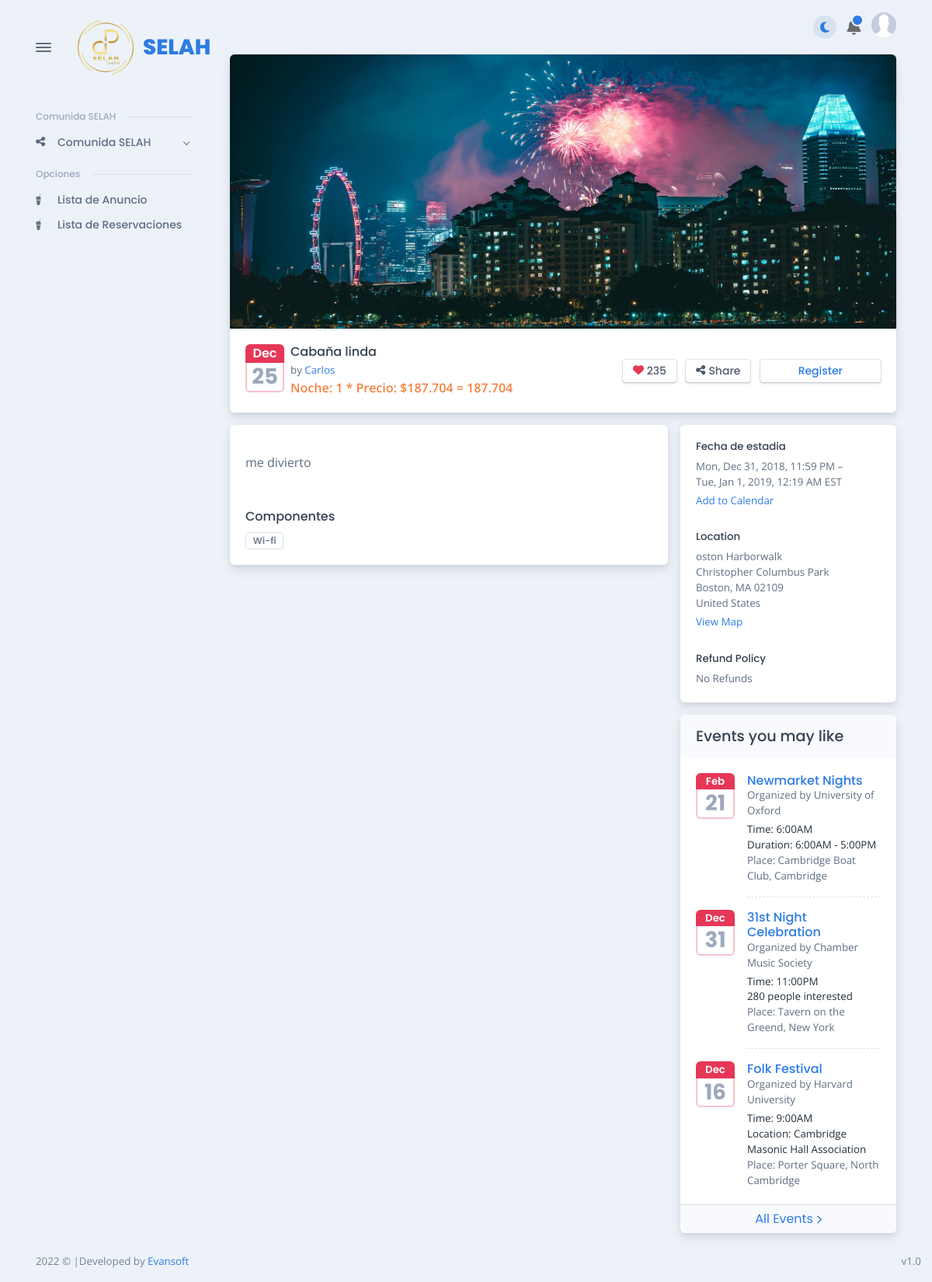
The page /reservation/Details_Reservation/6/ on the database its author committed.
### reservation/models.py (models this page shows, shortened)
class Reservation(models.Model):
	date_enter = models.CharField(max_length = 12)
	date_exit = models.CharField(max_length = 12)
	user_email = models.EmailField()
	propertys = models.ForeignKey(Property, on_delete = models.CASCADE)
	propietrio = models.ForeignKey(User, on_delete = models.CASCADE,null = True, blank = True)
	boys = models.IntegerField()
	adult = models.IntegerField()
	price = models.IntegerField()
	hour_input = models.CharField(max_length = 20)
	note = models.TextField()
	days = models.IntegerField(default = 1)
	status = models.CharField(max_length = 45, default="En espera")
	limpieza = models.IntegerField(default = 0,null=True,blank=True)
	money_returned = models.IntegerField(default = 0)
	name_user = models.CharField(max_length = 50, null=True,blank=True)
	cancelled = models.BooleanField(default = False)
	def Total_Payment(self):
		return Thousands_Separator(self.days * self.price)
	def Price(self):
		return Thousands_Separator(self.price)

### property/models.py (models this page shows, shortened)
class Property(models.Model):
	space = models.ForeignKey(Space, on_delete = models.CASCADE, null = True, blank=True,related_name='space')
	title = models.CharField(max_length = 150, null = True, blank=True)
	hosting_space = models.ForeignKey(Hosting_Space, on_delete = models.CASCADE, null = True, blank=True,related_name='hosting_space')
	street = models.CharField(max_length = 150, null = True, blank=True)
	street_optional = models.CharField(max_length = 150, null = True, blank=True)
	city = models.CharField(max_length = 150, null = True, blank=True)
	departament = models.CharField(max_length = 150, null = True, blank=True)
	country = models.CharField(max_length = 150, null = True, blank=True)
	tag_description = models.ForeignKey(Tag_Description, on_delete = models.CASCADE, null = True, blank=True,related_name='tag_description')
	description = models.TextField(default="")
	price = models.FloatField(default=0)
	extras = models.ForeignKey(Extras,on_delete=models.CASCADE, null = True, blank=True,related_name='extras')
	complete = models.BooleanField(default = False)
	discoun = models.FloatField(default = 0)
	user = models.ForeignKey(User, on_delete = models.CASCADE,  null = True, blank=True,related_name='User')
	available = models.BooleanField(default = False)
	postcode = models.CharField(max_length = 10,null = True, blank=True)
	price_clean = models.IntegerField(default = 0)
	price_entrada = models.IntegerField(default = 0)
	btn_clean = models.BooleanField(default = False)
	cod_ref = models.IntegerField(default = 0)

### user/models.py (models this page shows, shortened)
class User(models.Model):
	first_name = models.CharField(max_length=30, blank = True)
	second_name = models.CharField(max_length=30, blank=True)
	last_name = models.CharField(max_length= 30, blank = True)
	last_second_name = models.CharField(max_length=30,blank=True)
	email = models.EmailField(unique=True)
	code_area = models.CharField(max_length= 5, blank = True)
	phone = models.CharField(max_length= 20, unique=True)
	user = models.CharField(max_length=50)
	pswd = models.CharField(max_length = 50)
	img_profile = models.ImageField(upload_to = "Img_Profile",default = "Img_Profile/without.jpg", blank = True)
	img_cover = models.ImageField(upload_to = "Img_Cover",default = "Img_Cover/cover.jpg", blank = True)
	description = models.TextField(blank = True)
	disable = models.BooleanField(default = False)
	active = models.BooleanField(default = False)
	verified = models.BooleanField(default = False)
	type_user = models.IntegerField(default = 2)

### reservation/views.py (the view)
# urls.py: url(r'^Details_Reservation/(\d)/$',Details_Reservation,name="Details_Reservation"),
def Details_Reservation(request,pk):
	reservation = Reservation.objects.get(pk = pk)
	inf_1 = Information.objects.get(propertys=reservation.propertys)
	inf_2 = Infomation_addtional.objects.get(propertys=reservation.propertys)
	return render(request,'reservation/details.html',{'r':reservation,'i1':inf_1,'i2':inf_2})

### from_number_to_letters.py (called while the page is built)
def Thousands_Separator(number):
    return "{:,}".format(number).replace(',','~').replace('.',',').replace('~','.')

### template/reservation/details.html (shortened to what this page needs)
{% extends '../base.html' %}
{% load static %}
{% block content %}
<div class="card mb-3">
	<img class="card-img-top" src="{% static 'assets/img/generic/13.jpg' %}" alt="" />
	<div class="card-body">
	  <div class="row justify-content-between align-items-center">
	    <div class="col">
	      <div class="d-flex">
	        <div class="calendar me-2"><span class="calendar-month">Dec</span><span class="calendar-day">25 </span></div>
	        <div class="flex-1 fs--1">
	          <h5 class="fs-0">{{r.propertys.title}}</h5>
	          <p class="mb-0">by <a href="#!">{{r.propietrio.first_name}}</a></p><span class="fs-0 text-warning fw-semi-bold">Noche: {{r.days}} * Precio: ${{r.Price}} = {{r.Total_Payment}}</span>
	        </div>
	      </div>
	    </div>
	    <div class="col-md-auto mt-4 mt-md-0">
	      <button class="btn btn-falcon-default btn-sm me-2" type="button"><span class="fas fa-heart text-danger me-1"></span>235</button>
	      <button class="btn btn-falcon-default btn-sm me-2" type="button"><span class="fas fa-share-alt me-1"></span>Share</button>
	      <button class="btn btn-falcon-primary btn-sm px-4 px-sm-5" type="button">Register</button>
	    </div>
	  </div>
	</div>
  </div>
  <div class="row g-0">
    <div class="col-lg-8 pe-lg-2">
      <div class="card mb-3 mb-lg-0">
        <div class="card-body">
          <p>{{r.propertys.description}}</p>
          <h5 class="fs-0 mt-5 mb-2">Componentes</h5>
          {% if i1.wifi %}
          	<a class="badge border link-secondary me-1 text-decoration-none" href="javascript:void(0);">Wi-fi</a>
          {% endif %}
        </div>
      </div>
    </div>
    <div class="col-lg-4 ps-lg-2">
      <div class="sticky-sidebar">
        <div class="card mb-3 fs--1">
          <div class="card-body">
            <h6>Fecha de estadia</h6>
            <p class="mb-1">Mon, Dec 31, 2018, 11:59 PM – <br />Tue, Jan 1, 2019, 12:19 AM EST</p>
            <a href="#!">Add to Calendar</a>
            <h6 class="mt-4">Location</h6>
            <div class="mb-1">
            	oston Harborwalk<br />Christopher Columbus Park<br />Boston, MA 02109<br />United States
            </div>
            <a href="#view-map">View Map</a>
            <h6 class="mt-4">Refund Policy</h6>
            <p class="fs--1 mb-0">No Refunds</p>
          </div>
        </div>
        <div class="card mb-3 mb-lg-0">
          <div class="card-header bg-light">
            <h5 class="mb-0">Events you may like</h5>
          </div>
          <div class="card-body fs--1">
            <div class="d-flex btn-reveal-trigger">
              <div class="calendar"><span class="calendar-month">Feb</span><span class="calendar-day">21</span></div>
              <div class="flex-1 position-relative ps-3">
                <h6 class="fs-0 mb-0"><a href="../../app/events/event-detail.html">Newmarket Nights</a></h6>
                <p class="mb-1">Organized by <a href="#!" class="text-700">University of Oxford</a></p>
                <p class="text-1000 mb-0">Time: 6:00AM</p>
                <p class="text-1000 mb-0">Duration: 6:00AM - 5:00PM</p>Place: Cambridge Boat Club, Cambridge
                <div class="border-dashed-bottom my-3"></div>
              </div>
            </div>
            <div class="d-flex btn-reveal-trigger">
              <div class="calendar"><span class="calendar-month">Dec</span><span class="calendar-day">31</span></div>
              <div class="flex-1 position-relative ps-3">
                <h6 class="fs-0 mb-0"><a href="../../app/events/event-detail.html">31st Night Celebration</a></h6>
                <p class="mb-1">Organized by <a href="#!" class="text-700">Chamber Music Society</a></p>
                <p class="text-1000 mb-0">Time: 11:00PM</p>
                <p class="text-1000 mb-0">280 people interested</p>Place: Tavern on the Greend, New York
                <div class="border-dashed-bottom my-3"></div>
              </div>
            </div>
            <div class="d-flex btn-reveal-trigger">
              <div class="calendar"><span class="calendar-month">Dec</span><span class="calendar-day">16</span></div>
              <div class="flex-1 position-relative ps-3">
                <h6 class="fs-0 mb-0"><a href="../../app/events/event-detail.html">Folk Festival</a></h6>
                <p class="mb-1">Organized by <a href="#!" class="text-700">Harvard University</a></p>
                <p class="text-1000 mb-0">Time: 9:00AM</p>
                <p class="text-1000 mb-0">Location: Cambridge Masonic Hall Association</p>Place: Porter Square, North Cambridge
              </div>
            </div>
          </div>
          <div class="card-footer bg-light p-0 border-top">
          	<a class="btn btn-link d-block w-100" href="../../app/events/event-list.html">All Events<span class="fas fa-chevron-right ms-1 fs--2"></span></a>
          </div>
        </div>
      </div>
    </div>
  </div>
</div>
{% endblock %}

### rows shown on the page
Reservation: propertys "Cabaña linda", propietrio.first_name "Carlos", days "1", Price "187.704", Total_Payment "187.704", propertys.description "me divierto"
